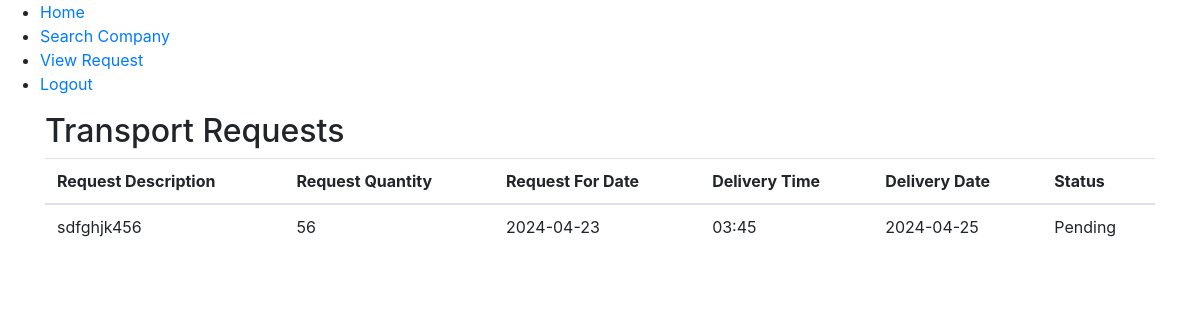
Before: /User/ViewRequest/ (signed in) with the older database file.
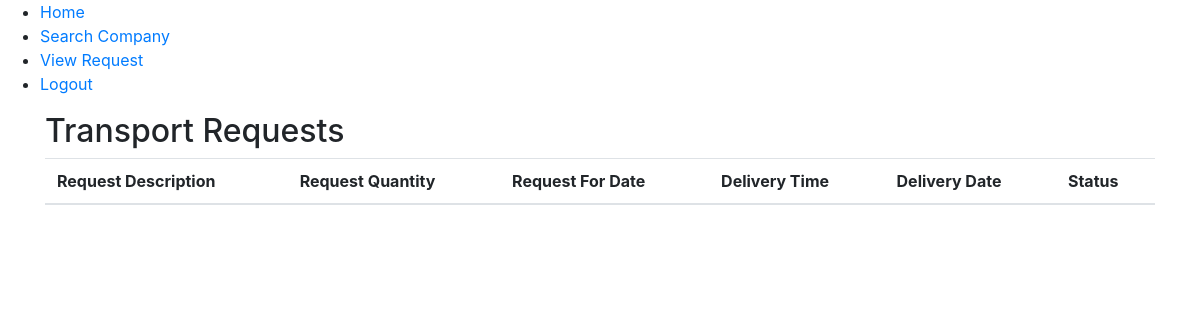
After: the same page with the newer database file.
### User/models.py (models this page shows)
class tbl_transport_request(models.Model):
    transport_request_id = models.AutoField(primary_key=True)
    transport_request_description = models.CharField(max_length=50)
    transport_request_date = models.DateField(auto_now_add=True)
    transport_request_qty = models.CharField(max_length=50)
    transport_request_rate = models.CharField(max_length=50,null=True)
    transport_request_for_date = models.CharField(max_length=50)
    transport_request_status = models.PositiveIntegerField(default=0)
    user_id = models.ForeignKey(tbl_user,on_delete=models.CASCADE)
    from_location_id = models.ForeignKey(tbl_location,on_delete=models.CASCADE,related_name="from_location_id")
    to_location_id = models.ForeignKey(tbl_location,on_delete=models.CASCADE,related_name="to_location_id")
    transport_request_reply = models.CharField(max_length=50, default='0')
    company_id = models.ForeignKey(tbl_company,on_delete=models.CASCADE)
    category_id = models.ForeignKey(tbl_category,on_delete=models.CASCADE)
    delivery_time = models.CharField(max_length=50)
    delivery_date = models.CharField(max_length=50)

### User/views.py (the view)
# urls.py: path('ViewRequest/',views.ViewRequest,name="ViewRequest"),
def ViewRequest(request):
    uid = tbl_user.objects.get(user_id=request.session['uid'])
    requestData = tbl_transport_request.objects.filter(user_id=uid)
    return render(request,"User/ViewRequest.html",{'requestData':requestData})

### User/Templates/User/ViewRequest.html (shortened to what this page needs)
{% extends 'User/Include.html' %}
{% load static %}
{% block content %}
<!DOCTYPE html>
<html lang="en">
<head>
    <link href="https://stackpath.bootstrapcdn.com/bootstrap/4.5.2/css/bootstrap.min.css" rel="stylesheet">
</head>
<body>
    <div class="container">
        <h2>Transport Requests</h2>
        <table class="table">
            <thead>
                <tr>
                    <th>Request Description</th>
                    <th>Request Quantity</th>
                    <th>Request For Date</th>
                    <th>Delivery Time</th>
                    <th>Delivery Date</th>
                    <th>Status</th>
                </tr>
            </thead>
            <tbody>
                {% for request in requestData %}
                <tr>
                    <td>{{ request.transport_request_description }}</td>
                    <td>{{ request.transport_request_qty }}</td>
                    <td>{{ request.transport_request_for_date }}</td>
                    <td>{{ request.delivery_time }}</td>
                    <td>{{ request.delivery_date }}</td>
                    <td>
                        {% if request.transport_request_status == 0 %}
                            Pending
                        {% elif request.transport_request_status == 1 %}
                            Rejected
                        {% elif request.transport_request_status == 2 %}
                            Accepted
                        {% elif request.transport_request_status == 3 %}
                            <a href="{% url 'user:TransportProgress' request.transport_request_id %}">Transport Progress</a>
                        {% elif request.transport_request_status == 4 %}
                            Delivered
                        {% endif %}
                    </td>
                </tr>
                {% endfor %}
            </tbody>
        </table>
    </div>
</body>
</html>
{% endblock content %}

Changed rows visible on the page:
removed tbl_transport_request: transport_request_description "sdfghjk456", transport_request_qty "56", transport_request_for_date "2024-04-23", delivery_time "03:45", delivery_date "2024-04-25", transport_request_status "Pending"
